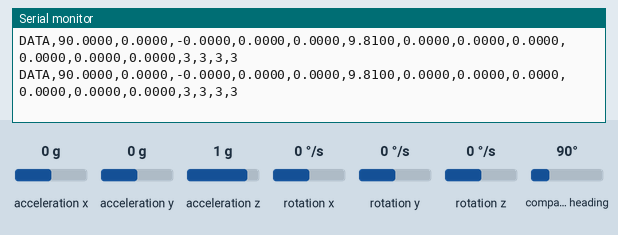
Recording of a sketch running on a simulated Teensy 4. Parts: the last lines printed to the serial monitor. The inputs (shaded band) are chosen by the test bench; at power-on: acceleration x 0 g, acceleration y 0 g, acceleration z 1 g, rotation x 0 °/s, rotation y 0 °/s, rotation z 0 °/s, compass heading 90°.

Above: at 1.8 s.
1.9 s: acceleration x set to -1.4 g
At 2.9 s:
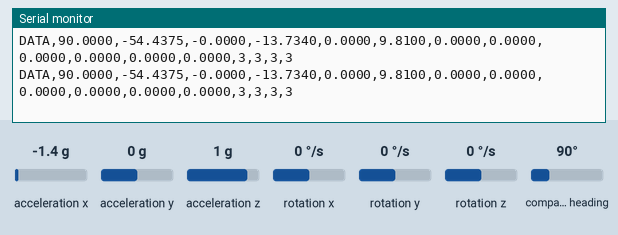
3.4 s: acceleration y set to -1.4 g
At 4.2 s:
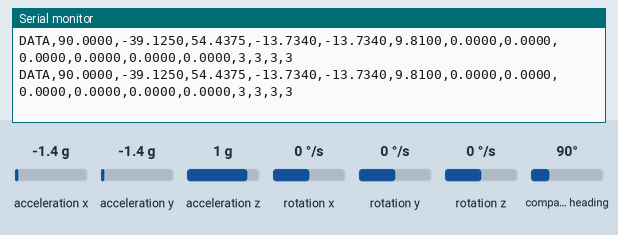
4.9 s: acceleration z set to -1.4 g
At 5.7 s:
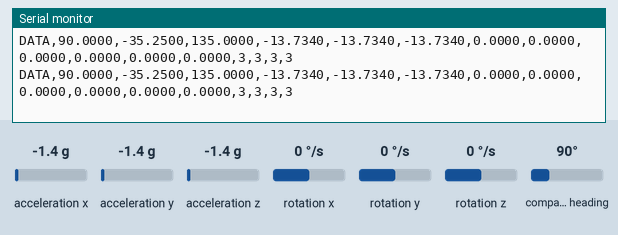
6.4 s: rotation x set to -192 °/s
At 7.1 s:
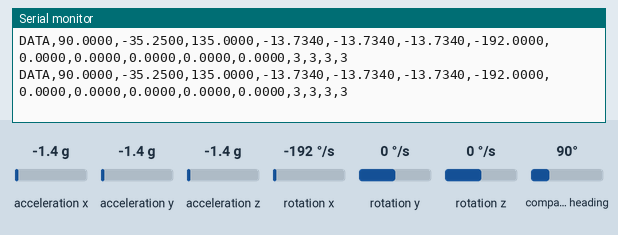
7.9 s: rotation y set to -192 °/s
At 8.7 s:
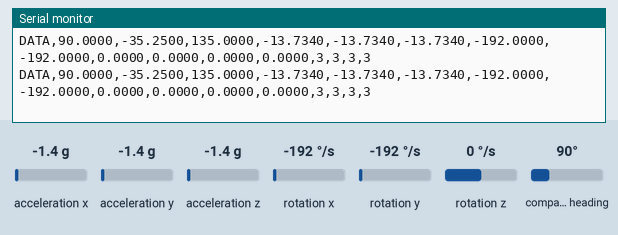
Timing chart, 0 to 10.4 s (numbered marks = the images above; inputs shaded):
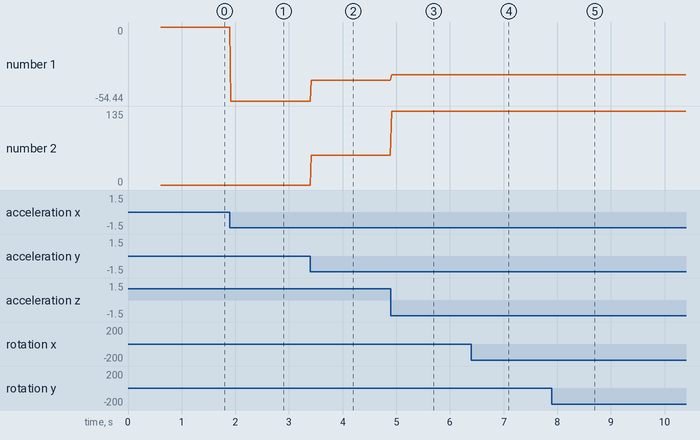

The sketch:

teensy_bno055.ino
```cpp
/*
 * Teensy 4.0 — BNO055 Sensor Reader
 *
 * Reads BNO055 orientation data over I2C and streams it as CSV over
 * UART1 (Serial1) to the ESP-WROOM-32 bridge at 115200 baud.
 *
 * Data format (50 Hz):
 *   DATA,euler_x,euler_y,euler_z,accel_x,accel_y,accel_z,
 *        gyro_x,gyro_y,gyro_z,lin_x,lin_y,lin_z,
 *        cal_sys,cal_gyro,cal_accel,cal_mag
 *
 * Wiring:
 *   BNO055 VIN  -> Teensy 3.3V
 *   BNO055 GND  -> Teensy GND
 *   BNO055 SDA  -> Teensy SDA (pin 18)
 *   BNO055 SCL  -> Teensy SCL (pin 19)
 *
 *   ESP32 RX2 (GPIO16) <- Teensy TX1 (pin 1)
 *   ESP32 TX2 (GPIO17) -> Teensy RX1 (pin 0)   [optional, for future commands]
 *   ESP32 GND          -- Teensy GND
 *
 * Required Libraries (Arduino IDE Library Manager):
 *   - Adafruit BNO055
 *   - Adafruit Unified Sensor
 *
 * Board: Teensyduino -> Teensy 4.0
 * USB Type: Serial (for debug output on USB Serial)
 */

#include <Wire.h>
#include <Adafruit_Sensor.h>
#include <Adafruit_BNO055.h>
#include <utility/imumaths.h>

// ── Configuration ──────────────────────────────────────────────────
#define UART_BAUD 115200 // Must match ESP32 firmware
#define SAMPLE_RATE_HZ 50
#define SAMPLE_MS (1000 / SAMPLE_RATE_HZ)

// BNO055 I2C address pin (ADR low = 0x28, ADR high = 0x29)
#define BNO055_ADDRESS 0x28
// ───────────────────────────────────────────────────────────────────

Adafruit_BNO055 bno = Adafruit_BNO055(55, BNO055_ADDRESS);

bool sensorOk = false;
unsigned long lastSample = 0;

// ── Setup ───────────────────────────────────────────────────────────
void setup()
{
    // USB Serial for debug messages
    Serial.begin(115200);

    // UART1 to ESP32
    Serial1.begin(UART_BAUD);

    delay(500);
    Serial.println("Teensy BNO055 bridge starting...");

    Wire.begin();

    if (!bno.begin())
    {
        Serial.println("ERROR: BNO055 not detected — check wiring!");
        // Keep retrying so we recover if sensor is connected later
        while (!bno.begin())
        {
            delay(2000);
            Serial.println("Retrying BNO055 init...");
        }
    }

    bno.setExtCrystalUse(true);
    delay(100);

    sensorOk = true;
    Serial.println("BNO055 OK — streaming data over Serial1");
}

// ── Helpers ─────────────────────────────────────────────────────────

void streamData()
{
    // Euler angles (degrees) - use default getEvent() like Arduino firmware does
    sensors_event_t euler_event;
    bno.getEvent(&euler_event); // No VECTOR_EULER - matches Arduino behavior

    // Raw acceleration (m/s²) - use getVector like Arduino
    imu::Vector<3> accel = bno.getVector(Adafruit_BNO055::VECTOR_ACCELEROMETER);

    // Gyroscope (rad/s) - use getVector like Arduino
    imu::Vector<3> gyro = bno.getVector(Adafruit_BNO055::VECTOR_GYROSCOPE);

    // Linear acceleration (m/s², gravity removed) - use getVector like Arduino
    imu::Vector<3> linear_accel = bno.getVector(Adafruit_BNO055::VECTOR_LINEARACCEL);

    // Calibration status
    uint8_t cal_sys, cal_gyro, cal_accel, cal_mag;
    bno.getCalibration(&cal_sys, &cal_gyro, &cal_accel, &cal_mag);

    // Build CSV line (matches ArduinoSensor 16-value format)
    char buf[160];
    snprintf(buf, sizeof(buf),
             "DATA,%.4f,%.4f,%.4f,%.4f,%.4f,%.4f,%.4f,%.4f,%.4f,%.4f,%.4f,%.4f,%d,%d,%d,%d",
             euler_event.orientation.x,
             euler_event.orientation.y,
             euler_event.orientation.z,
             accel.x(),
             accel.y(),
             accel.z(),
             gyro.x(),
             gyro.y(),
             gyro.z(),
             linear_accel.x(),
             linear_accel.y(),
             linear_accel.z(),
             cal_sys, cal_gyro, cal_accel, cal_mag);

    // Send to ESP32 over UART1 and also mirror to USB Serial for debugging
    Serial1.println(buf);
    Serial.println(buf);
}

// ── Loop ────────────────────────────────────────────────────────────
void loop()
{
    if (!sensorOk)
        return;

    unsigned long now = millis();
    if (now - lastSample >= SAMPLE_MS)
    {
        lastSample = now;
        streamData();
    }
}
```

Measured:
- after the input at 1.9 s, the serial monitor: prints a new line at once (image 1)
- after the input at 3.4 s, the serial monitor: prints a new line at once (image 2)
- after the input at 4.9 s, the serial monitor: prints a new line at once (image 3)
- after the input at 6.4 s, the serial monitor: prints a new line at once (image 4)
- after the input at 7.9 s, the serial monitor: prints a new line at once (image 5)
- plotted number 1: 0 → -54.44 after the input at 1.9 s, -54.44 → -39.12 after the input at 3.4 s, -39.12 → -35.25 after the input at 4.9 s
- plotted number 2: 0 → 54.44 after the input at 3.4 s, 54.44 → 135 after the input at 4.9 s
